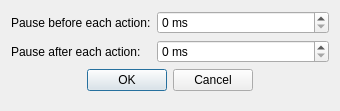
<?xml version="1.0" encoding="UTF-8"?>
<ui version="4.0">
 <class>ScriptSettingsDialog</class>
 <widget class="QDialog" name="ScriptSettingsDialog">
  <property name="geometry">
   <rect>
    <x>0</x>
    <y>0</y>
    <width>340</width>
    <height>111</height>
   </rect>
  </property>
  <property name="windowTitle">
   <string>Script settings</string>
  </property>
  <property name="windowIcon">
   <iconset resource="gui.qrc">
    <normaloff>:/icons/options.png</normaloff>:/icons/options.png</iconset>
  </property>
  <layout class="QFormLayout" name="formLayout">
   <item row="2" column="0" colspan="2">
    <widget class="QDialogButtonBox" name="buttonBox">
     <property name="orientation">
      <enum>Qt::Horizontal</enum>
     </property>
     <property name="standardButtons">
      <set>QDialogButtonBox::Cancel|QDialogButtonBox::Ok</set>
     </property>
     <property name="centerButtons">
      <bool>true</bool>
     </property>
    </widget>
   </item>
   <item row="0" column="0">
    <widget class="QLabel" name="label">
     <property name="text">
      <string>Pause before each action:</string>
     </property>
    </widget>
   </item>
   <item row="1" column="0">
    <widget class="QLabel" name="label_2">
     <property name="text">
      <string>Pause after each action:</string>
     </property>
    </widget>
   </item>
   <item row="0" column="1">
    <widget class="QSpinBox" name="pauseBeforeSpinBox">
     <property name="suffix">
      <string extracomment="milliseconds"> ms</string>
     </property>
    </widget>
   </item>
   <item row="1" column="1">
    <widget class="QSpinBox" name="pauseAfterSpinBox">
     <property name="suffix">
      <string extracomment="milliseconds"> ms</string>
     </property>
    </widget>
   </item>
  </layout>
 </widget>
 <resources>
  <include location="gui.qrc"/>
 </resources>
 <connections>
  <connection>
   <sender>buttonBox</sender>
   <signal>accepted()</signal>
   <receiver>ScriptSettingsDialog</receiver>
   <slot>accept()</slot>
   <hints>
    <hint type="sourcelabel">
     <x>248</x>
     <y>254</y>
    </hint>
    <hint type="destinationlabel">
     <x>157</x>
     <y>274</y>
    </hint>
   </hints>
  </connection>
  <connection>
   <sender>buttonBox</sender>
   <signal>rejected()</signal>
   <receiver>ScriptSettingsDialog</receiver>
   <slot>reject()</slot>
   <hints>
    <hint type="sourcelabel">
     <x>316</x>
     <y>260</y>
    </hint>
    <hint type="destinationlabel">
     <x>286</x>
     <y>274</y>
    </hint>
   </hints>
  </connection>
 </connections>
</ui>
